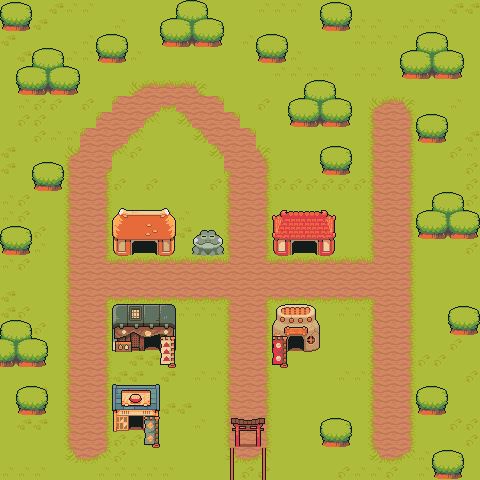

The image is a tile-based game level rendered from a .tmx file. Its description and source (layers, tilesets, objects; grid data summarised) follow:
An orthogonal 30x30 tile map with 16x16 px tiles, 3 tile layers (Grass, Buildings_Trees, Tops), 3 tilesets.

<map version="1.10" tiledversion="1.10.2" orientation="orthogonal" renderorder="right-down" width="30" height="30" tilewidth="16" tileheight="16" infinite="0" nextlayerid="5" nextobjectid="1">
 <tileset firstgid="1" source="TilesetFloor.tsx" />
 <tileset firstgid="573" source="TilesestHouse.tsx" />
 <tileset firstgid="1332" source="TilesetNature.tsx" />
 <layer id="1" name="Grass" width="30" height="30">
  <data>[900 cells, 900 non-empty, 19 distinct tile ids]</data>
 </layer>
 <layer id="3" name="Buildings_Trees" width="30" height="30">
  <data>[900 cells, 109 non-empty, 51 distinct tile ids]</data>
 </layer>
 <layer id="4" name="Tops" width="30" height="30">
  <data>[900 cells, 79 non-empty, 34 distinct tile ids]</data>
 </layer>
</map>
